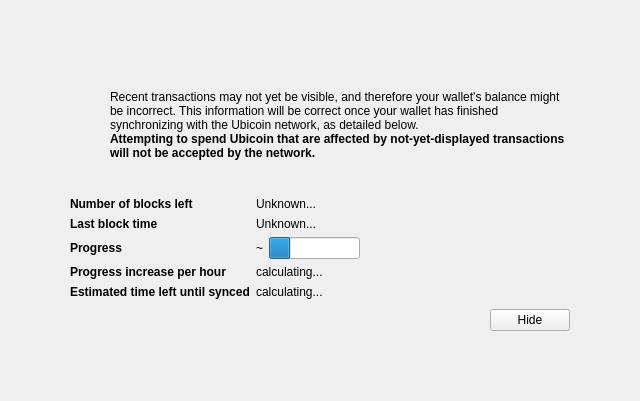
<?xml version="1.0" encoding="UTF-8"?>
<ui version="4.0">
 <class>ModalOverlay</class>
 <widget class="ModalOverlay" name="ModalOverlay">
  <property name="geometry">
   <rect>
    <x>0</x>
    <y>0</y>
    <width>640</width>
    <height>401</height>
   </rect>
  </property>
  <property name="windowTitle">
   <string>Form</string>
  </property>
  <layout class="QVBoxLayout" name="verticalLayout" stretch="0">
   <property name="sizeConstraint">
    <enum>QLayout::SetDefaultConstraint</enum>
   </property>
   <property name="leftMargin">
    <number>0</number>
   </property>
   <property name="topMargin">
    <number>0</number>
   </property>
   <property name="rightMargin">
    <number>0</number>
   </property>
   <property name="bottomMargin">
    <number>0</number>
   </property>
   <item>
    <widget class="QWidget" name="bgWidget" native="true">
     <property name="styleSheet">
      <string notr="true"/>
     </property>
     <layout class="QVBoxLayout" name="verticalLayoutMain" stretch="0">
      <property name="leftMargin">
       <number>60</number>
      </property>
      <property name="topMargin">
       <number>60</number>
      </property>
      <property name="rightMargin">
       <number>60</number>
      </property>
      <property name="bottomMargin">
       <number>60</number>
      </property>
      <item>
       <widget class="QWidget" name="contentWidget" native="true">
        <property name="styleSheet">
         <string notr="true"/>
        </property>
        <layout class="QVBoxLayout" name="verticalLayoutSub" stretch="1,0,0,0,0">
         <property name="spacing">
          <number>0</number>
         </property>
         <property name="leftMargin">
          <number>10</number>
         </property>
         <property name="topMargin">
          <number>10</number>
         </property>
         <property name="rightMargin">
          <number>10</number>
         </property>
         <property name="bottomMargin">
          <number>10</number>
         </property>
         <item>
          <layout class="QHBoxLayout" name="horizontalLayoutIconText" stretch="0,1">
           <property name="topMargin">
            <number>20</number>
           </property>
           <item>
            <layout class="QVBoxLayout" name="verticalLayoutIcon">
             <property name="leftMargin">
              <number>0</number>
             </property>
             <item>
              <widget class="QPushButton" name="warningIcon">
               <property name="enabled">
                <bool>false</bool>
               </property>
               <property name="text">
                <string/>
               </property>
               <property name="icon">
                <iconset>
                 <normaloff>:/icons/warning</normaloff>
                 <disabledoff>:/icons/warning</disabledoff>:/icons/warning</iconset>
               </property>
               <property name="iconSize">
                <size>
                 <width>48</width>
                 <height>48</height>
                </size>
               </property>
               <property name="flat">
                <bool>true</bool>
               </property>
              </widget>
             </item>
             <item>
              <spacer name="verticalSpacerWarningIcon">
               <property name="orientation">
                <enum>Qt::Vertical</enum>
               </property>
               <property name="sizeHint" stdset="0">
                <size>
                 <width>20</width>
                 <height>40</height>
                </size>
               </property>
              </spacer>
             </item>
            </layout>
           </item>
           <item>
            <layout class="QVBoxLayout" name="verticalLayoutInfoText">
             <property name="leftMargin">
              <number>0</number>
             </property>
             <property name="topMargin">
              <number>0</number>
             </property>
             <item>
              <widget class="QLabel" name="infoText">
               <property name="text">
                <string>Recent transactions may not yet be visible, and therefore your wallet's balance might be incorrect. This information will be correct once your wallet has finished synchronizing with the Ubicoin network, as detailed below.</string>
               </property>
               <property name="textFormat">
                <enum>Qt::RichText</enum>
               </property>
               <property name="wordWrap">
                <bool>true</bool>
               </property>
              </widget>
             </item>
             <item>
              <widget class="QLabel" name="infoTextStrong">
               <property name="font">
                <font>
                 <weight>75</weight>
                 <bold>true</bold>
                </font>
               </property>
               <property name="text">
                <string>Attempting to spend Ubicoin that are affected by not-yet-displayed transactions will not be accepted by the network.</string>
               </property>
               <property name="textFormat">
                <enum>Qt::RichText</enum>
               </property>
               <property name="wordWrap">
                <bool>true</bool>
               </property>
              </widget>
             </item>
             <item>
              <spacer name="verticalSpacerInTextSpace">
               <property name="orientation">
                <enum>Qt::Vertical</enum>
               </property>
               <property name="sizeHint" stdset="0">
                <size>
                 <width>20</width>
                 <height>40</height>
                </size>
               </property>
              </spacer>
             </item>
            </layout>
           </item>
          </layout>
         </item>
         <item>
          <spacer name="verticalSpacerAfterText">
           <property name="orientation">
            <enum>Qt::Vertical</enum>
           </property>
           <property name="sizeHint" stdset="0">
            <size>
             <width>20</width>
             <height>40</height>
            </size>
           </property>
          </spacer>
         </item>
         <item>
          <layout class="QFormLayout" name="formLayout">
           <property name="fieldGrowthPolicy">
            <enum>QFormLayout::FieldsStayAtSizeHint</enum>
           </property>
           <property name="horizontalSpacing">
            <number>6</number>
           </property>
           <property name="verticalSpacing">
            <number>6</number>
           </property>
           <property name="topMargin">
            <number>10</number>
           </property>
           <item row="0" column="0">
            <widget class="QLabel" name="labelNumberOfBlocksLeft">
             <property name="font">
              <font>
               <weight>75</weight>
               <bold>true</bold>
              </font>
             </property>
             <property name="text">
              <string>Number of blocks left</string>
             </property>
            </widget>
           </item>
           <item row="0" column="1">
            <widget class="QLabel" name="numberOfBlocksLeft">
             <property name="text">
              <string>Unknown...</string>
             </property>
            </widget>
           </item>
           <item row="1" column="0">
            <widget class="QLabel" name="labelLastBlockTime">
             <property name="font">
              <font>
               <weight>75</weight>
               <bold>true</bold>
              </font>
             </property>
             <property name="text">
              <string>Last block time</string>
             </property>
            </widget>
           </item>
           <item row="1" column="1">
            <widget class="QLabel" name="newestBlockDate">
             <property name="sizePolicy">
              <sizepolicy hsizetype="Maximum" vsizetype="Preferred">
               <horstretch>0</horstretch>
               <verstretch>0</verstretch>
              </sizepolicy>
             </property>
             <property name="text">
              <string>Unknown...</string>
             </property>
            </widget>
           </item>
           <item row="2" column="0">
            <widget class="QLabel" name="labelSyncDone">
             <property name="font">
              <font>
               <weight>75</weight>
               <bold>true</bold>
              </font>
             </property>
             <property name="text">
              <string>Progress</string>
             </property>
            </widget>
           </item>
           <item row="2" column="1">
            <layout class="QHBoxLayout" name="horizontalLayoutSync" stretch="0,1">
             <item>
              <widget class="QLabel" name="percentageProgress">
               <property name="text">
                <string notr="true">~</string>
               </property>
              </widget>
             </item>
             <item>
              <widget class="QProgressBar" name="progressBar">
               <property name="value">
                <number>24</number>
               </property>
               <property name="format">
                <string/>
               </property>
              </widget>
             </item>
            </layout>
           </item>
           <item row="4" column="0">
            <widget class="QLabel" name="labelProgressIncrease">
             <property name="font">
              <font>
               <weight>75</weight>
               <bold>true</bold>
              </font>
             </property>
             <property name="text">
              <string>Progress increase per hour</string>
             </property>
            </widget>
           </item>
           <item row="4" column="1">
            <widget class="QLabel" name="progressIncreasePerH">
             <property name="text">
              <string>calculating...</string>
             </property>
            </widget>
           </item>
           <item row="5" column="0">
            <widget class="QLabel" name="labelEstimatedTimeLeft">
             <property name="font">
              <font>
               <weight>75</weight>
               <bold>true</bold>
              </font>
             </property>
             <property name="text">
              <string>Estimated time left until synced</string>
             </property>
            </widget>
           </item>
           <item row="5" column="1">
            <widget class="QLabel" name="expectedTimeLeft">
             <property name="text">
              <string>calculating...</string>
             </property>
            </widget>
           </item>
          </layout>
         </item>
         <item>
          <layout class="QHBoxLayout" name="horizontalLayoutButtons">
           <property name="leftMargin">
            <number>10</number>
           </property>
           <property name="topMargin">
            <number>10</number>
           </property>
           <item>
            <spacer name="horizontalSpacer">
             <property name="orientation">
              <enum>Qt::Horizontal</enum>
             </property>
             <property name="sizeHint" stdset="0">
              <size>
               <width>40</width>
               <height>20</height>
              </size>
             </property>
            </spacer>
           </item>
           <item>
            <widget class="QPushButton" name="closeButton">
             <property name="text">
              <string>Hide</string>
             </property>
            </widget>
           </item>
          </layout>
         </item>
         <item>
          <layout class="QVBoxLayout" name="verticalLayout_2">
           <item>
            <spacer name="verticalSpacer">
             <property name="orientation">
              <enum>Qt::Vertical</enum>
             </property>
             <property name="sizeHint" stdset="0">
              <size>
               <width>20</width>
               <height>40</height>
              </size>
             </property>
            </spacer>
           </item>
          </layout>
         </item>
        </layout>
       </widget>
      </item>
     </layout>
    </widget>
   </item>
  </layout>
 </widget>
 <customwidgets>
  <customwidget>
   <class>ModalOverlay</class>
   <extends>QWidget</extends>
   <header>modaloverlay.h</header>
   <container>1</container>
  </customwidget>
 </customwidgets>
 <resources/>
 <connections/>
</ui>
